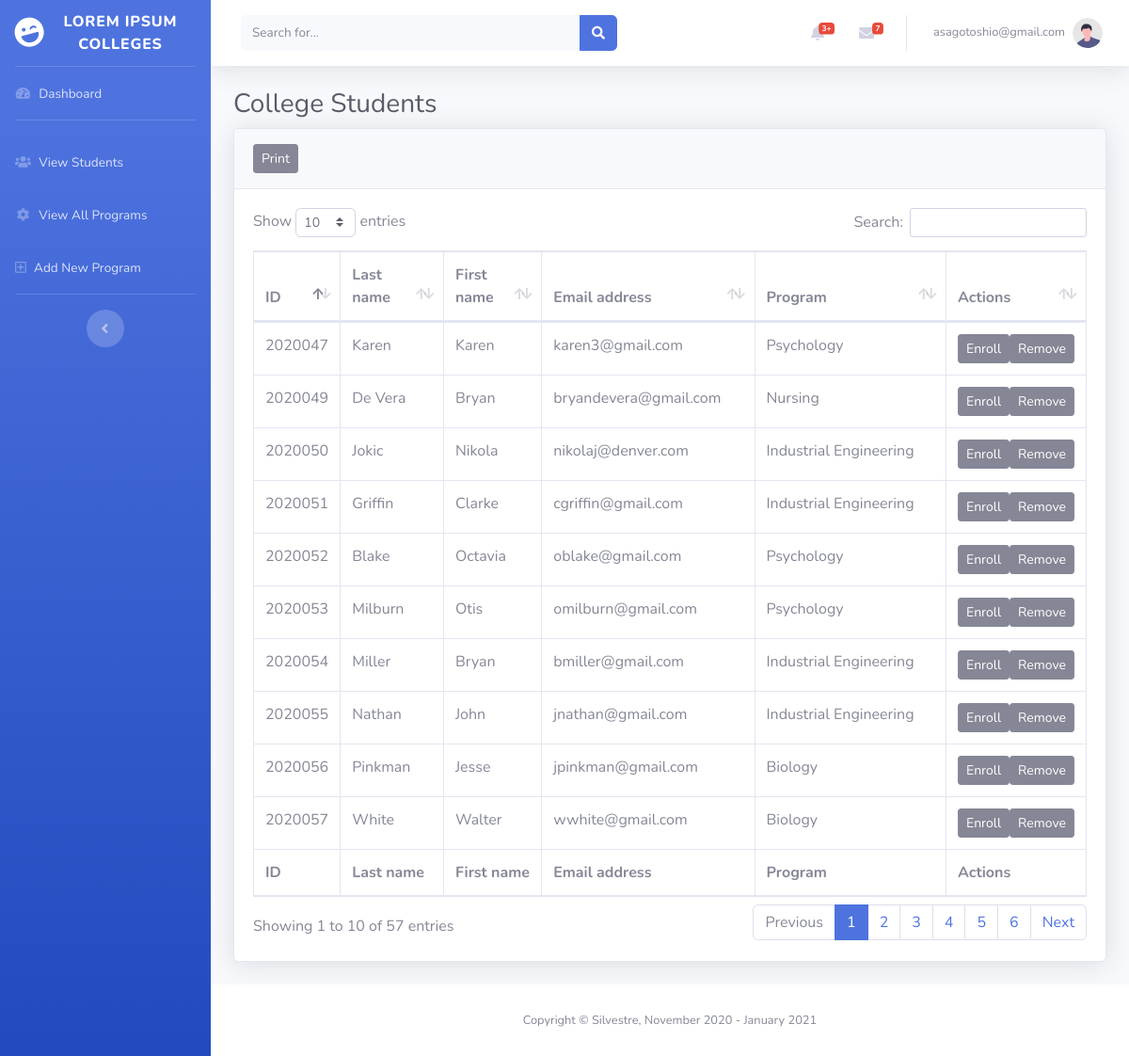
Page /admin/viewstudents.php (signed in) on the committed database.
### tables this page shows
CREATE TABLE `users` (
  `id` int(11) NOT NULL,
  `firstname` varchar(30) NOT NULL,
  `lastname` varchar(20) NOT NULL,
  `email_address` varchar(40) NOT NULL,
  `password` varchar(256) NOT NULL,
  `phonenumber` int(11) NOT NULL,
  `gender` varchar(20) NOT NULL,
  `birthday` varchar(20) NOT NULL,
  `address` varchar(70) NOT NULL,
  `degree` varchar(200) NOT NULL,
  `program` varchar(100) NOT NULL,
  `yearlevel` varchar(100) NOT NULL,
  `semester` varchar(100) NOT NULL
);

### admin/viewstudents.php (the view, shortened to what this page needs)
<!DOCTYPE html>
<html lang="en">
<?php
    include("connection.php");
?>
<head>
    <link href="vendor/fontawesome-free/css/all.min.css" rel="stylesheet" type="text/css">
    <link href="css/sb-admin-2.min.css" rel="stylesheet">
    <link href="vendor/datatables/dataTables.bootstrap4.min.css" rel="stylesheet">
</head>
<body id="page-top">
    <div id="wrapper">
        <ul class="navbar-nav bg-gradient-primary sidebar sidebar-dark accordion" id="accordionSidebar">
            <a class="sidebar-brand d-flex align-items-center justify-content-center" href="index.php">
                <div class="sidebar-brand-icon rotate-n-15">
                    <i class="fas fa-laugh-wink"></i>
                </div>
                <div class="sidebar-brand-text mx-3">Lorem Ipsum Colleges</div>
            </a>
            <hr class="sidebar-divider my-0">
            <li class="nav-item">
                <a class="nav-link" href="index.php">
                    <i class="fas fa-fw fa-tachometer-alt"></i>
                    <span>Dashboard</span></a>
            </li>
            <hr class="sidebar-divider">
            <li class="nav-item">
                <a class="nav-link collapsed" href="viewstudents.php" aria-expanded="true" aria-controls="collapseTwo">
                    <i class="fas fa-fw fa-users"></i>
                    <span>View Students</span>
                </a>
                <a class="nav-link collapsed" href="viewprograms.php" aria-expanded="true" aria-controls="collapseTwo">
                    <i class="fas fa-fw fa-cog"></i>
                    <span>View All Programs</span>
                </a>
                <a class="nav-link collapsed" href="addprogram.php" aria-expanded="true" aria-controls="collapseTwo">
                    <i class="far fa-plus-square"></i>
                    <span>Add New Program</span>
                </a>
            </li>
            <hr class="sidebar-divider">
            <div class="text-center d-none d-md-inline">
                <button class="rounded-circle border-0" id="sidebarToggle"></button>
            </div>
        </ul>
        <div id="content-wrapper" class="d-flex flex-column">
            <div id="content">
                <nav class="navbar navbar-expand navbar-light bg-white topbar mb-4 static-top shadow">
                    <form
                        class="d-none d-sm-inline-block form-inline mr-auto ml-md-3 my-2 my-md-0 mw-100 navbar-search">
                        <div class="input-group">
                            <input type="text" class="form-control bg-light border-0 small" placeholder="Search for..."
                                aria-label="Search" aria-describedby="basic-addon2">
                            <div class="input-group-append">
                                <button class="btn btn-primary" type="button">
                                    <i class="fas fa-search fa-sm"></i>
                                </button>
                            </div>
                        </div>
                    </form>
                    <ul class="navbar-nav ml-auto">
                        <li class="nav-item dropdown no-arrow mx-1">
                            <a class="nav-link dropdown-toggle" href="#" id="alertsDropdown" role="button"
                                data-toggle="dropdown" aria-haspopup="true" aria-expanded="false">
                                <i class="fas fa-bell fa-fw"></i>
                                <span class="badge badge-danger badge-counter">3+</span>
                            </a>
                        </li>
                        <li class="nav-item dropdown no-arrow mx-1">
                            <a class="nav-link dropdown-toggle" href="#" id="messagesDropdown" role="button"
                                data-toggle="dropdown" aria-haspopup="true" aria-expanded="false">
                                <i class="fas fa-envelope fa-fw"></i>
                                <span class="badge badge-danger badge-counter">7</span>
                            </a>
                        </li>
                        <li class="nav-item dropdown no-arrow">
                            <a class="nav-link dropdown-toggle" href="#" id="userDropdown" role="button"
                                data-toggle="dropdown" aria-haspopup="true" aria-expanded="false">
                                <span class="mr-2 d-none d-lg-inline text-gray-600 small">
                                    <?php echo $_SESSION["email_address"]; ?>
                                </span>
                                <img class="img-profile rounded-circle"
                                    src="img/undraw_profile.svg">
                            </a>
                        </li>
                    </ul>
                </nav>
                <div class="container-fluid">
                    <h1 class="h3 mb-2 text-gray-800">College Students</h1>
                    <div class="card shadow mb-4">
                        <div class="card-header py-3">
                            <h6 class="m-0 font-weight-bold text-primary">
                                <input type="submit" name="pdfReport" id="pdfReport" value="Print" class="btn btn-secondary btn-sm"
                                    onclick="window.open('listofstudents.php')">
                            </h6>
                        </div>
                        <div class="card-body">
                            <div class="table-responsive">
                                <table class="table table-bordered" id="dataTable" width="100%" cellspacing="0">
                                    <thead>
                                        <tr>
                                            <th>ID</th>
                                            <th>Last name</th>
                                            <th>First name</th>
                                            <th>Email address</th>
                                            <th>Program</th>
                                            <th>Actions</th>
                                        </tr>
                                    </thead>
                                    <tfoot>
                                        <tr>
                                            <th>ID</th>
                                            <th>Last name</th>
                                            <th>First name</th>
                                            <th>Email address</th>
                                            <th>Program</th>
                                            <th>Actions</th>
                                        </tr>
                                    </tfoot>
                                    <tbody>
                                        <?php
                                        $viewAllStudents = "SELECT * FROM users";
                                        $viewConnect = mysqli_query($connect, $viewAllStudents);
                                        while ($studentRows = mysqli_fetch_array($viewConnect)) {
                                            echo "<tr>";
                                                echo "<td>" . $studentRows['id'] . "</td>";
                                                echo "<td>" . $studentRows['lastname'] . "</td>";
                                                echo "<td>" . $studentRows['firstname'] . "</td>";
                                                echo "<td>" . $studentRows['email_address'] . "</td>";
                                                echo "<td>" . $studentRows['program'] . "</td>";
                                        ?>
                                            <td>
                                                <div class="btn-group">
                                                <form method="GET" action="enroll.php">
                                                    <input type='button' value='Enroll' class="btn btn-secondary btn-sm"
                                                        onclick="window.location = 'enroll.php?studentnumber=<?php echo $studentRows['id'] ?> ' ">
                                                </form>
                                                <form method="GET" action="remove.php">
                                                    <input type="button" value="Remove" class="btn btn-secondary btn-sm"
                                                        onclick="window.location='remove.php?studentnumber=<?php echo $studentRows['id']?>' ">
                                                </form>
                                                </div>
                                            </td>
                                        <?php
                                            echo "</tr>";
                                        }
                                        ?>
                                    </tbody>
                                </table>
                            </div>
                        </div>
                    </div>
                </div>
            </div>
            <footer class="sticky-footer bg-white">
                <div class="container my-auto">
                    <div class="copyright text-center my-auto">
                        <span>
                            Copyright &copy; Silvestre, November 2020 - <?php echo date("F") . " " . date("Y"); ?>
                        </span>
                    </div>
                </div>
            </footer>
        </div>
    </div>
</body>
</html>

### rows in the picture
users: id "2020047", lastname "Karen", firstname "Karen", email_address "karen3@gmail.com", program "Psychology"
users: id "2020049", lastname "De Vera", firstname "Bryan", email_address "bryandevera@gmail.com", program "Nursing"
users: id "2020050", lastname "Jokic", firstname "Nikola", email_address "nikolaj@denver.com", program "Industrial Engineering"
users: id "2020051", lastname "Griffin", firstname "Clarke", email_address "cgriffin@gmail.com", program "Industrial Engineering"
users: id "2020052", lastname "Blake", firstname "Octavia", email_address "oblake@gmail.com", program "Psychology"
users: id "2020053", lastname "Milburn", firstname "Otis", email_address "omilburn@gmail.com", program "Psychology"
users: id "2020054", lastname "Miller", firstname "Bryan", email_address "bmiller@gmail.com", program "Industrial Engineering"
users: id "2020055", lastname "Nathan", firstname "John", email_address "jnathan@gmail.com", program "Industrial Engineering"
users: id "2020056", lastname "Pinkman", firstname "Jesse", email_address "jpinkman@gmail.com", program "Biology"
users: id "2020057", lastname "White", firstname "Walter", email_address "wwhite@gmail.com", program "Biology"

### other values in the picture
$_SESSION["email_address"] "asagotoshio@gmail.com"
